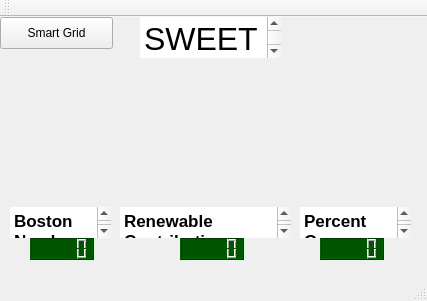
<?xml version="1.0" encoding="UTF-8"?>
<ui version="4.0">
 <class>MainWindow</class>
 <widget class="QMainWindow" name="MainWindow">
  <property name="geometry">
   <rect>
    <x>0</x>
    <y>0</y>
    <width>427</width>
    <height>301</height>
   </rect>
  </property>
  <property name="windowTitle">
   <string>MainWindow</string>
  </property>
  <widget class="QWidget" name="centralWidget">
   <widget class="QPushButton" name="SmartGridButton">
    <property name="geometry">
     <rect>
      <x>0</x>
      <y>0</y>
      <width>113</width>
      <height>32</height>
     </rect>
    </property>
    <property name="text">
     <string>Smart Grid</string>
    </property>
   </widget>
   <widget class="QWidget" name="widget" native="true">
    <property name="geometry">
     <rect>
      <x>100</x>
      <y>240</y>
      <width>120</width>
      <height>80</height>
     </rect>
    </property>
   </widget>
   <widget class="QLabel" name="BostonSkyline">
    <property name="geometry">
     <rect>
      <x>10</x>
      <y>70</y>
      <width>141</width>
      <height>91</height>
     </rect>
    </property>
    <property name="text">
     <string/>
    </property>
    <property name="pixmap">
     <pixmap>graphics/BostonSkyline.png</pixmap>
    </property>
    <property name="scaledContents">
     <bool>true</bool>
    </property>
   </widget>
   <widget class="QLabel" name="RenewableContribution">
    <property name="geometry">
     <rect>
      <x>150</x>
      <y>50</y>
      <width>141</width>
      <height>131</height>
     </rect>
    </property>
    <property name="text">
     <string/>
    </property>
    <property name="pixmap">
     <pixmap>graphics/RenewableContribution.png</pixmap>
    </property>
    <property name="scaledContents">
     <bool>true</bool>
    </property>
   </widget>
   <widget class="QLabel" name="PercentGreen">
    <property name="geometry">
     <rect>
      <x>300</x>
      <y>30</y>
      <width>111</width>
      <height>141</height>
     </rect>
    </property>
    <property name="text">
     <string/>
    </property>
    <property name="pixmap">
     <pixmap>graphics/100percent.png</pixmap>
    </property>
    <property name="scaledContents">
     <bool>true</bool>
    </property>
   </widget>
   <widget class="QLCDNumber" name="lcdBostonNeed">
    <property name="geometry">
     <rect>
      <x>30</x>
      <y>220</y>
      <width>64</width>
      <height>23</height>
     </rect>
    </property>
    <property name="styleSheet">
     <string notr="true">QLCDNumber{
    color: rgb(255, 89, 242);    
    background-color: rgb(0, 85, 0);
}</string>
    </property>
   </widget>
   <widget class="QLCDNumber" name="lcdRenewable">
    <property name="geometry">
     <rect>
      <x>180</x>
      <y>220</y>
      <width>64</width>
      <height>23</height>
     </rect>
    </property>
    <property name="styleSheet">
     <string notr="true">QLCDNumber{
    color: rgb(255, 89, 242);    
    background-color: rgb(0, 85, 0);
}</string>
    </property>
   </widget>
   <widget class="QLCDNumber" name="lcdPercentGreen">
    <property name="geometry">
     <rect>
      <x>320</x>
      <y>220</y>
      <width>64</width>
      <height>23</height>
     </rect>
    </property>
    <property name="styleSheet">
     <string notr="true">QLCDNumber{
    color: rgb(255, 89, 242);    
    background-color: rgb(0, 85, 0);
}</string>
    </property>
   </widget>
   <widget class="QTextBrowser" name="textBrowser">
    <property name="geometry">
     <rect>
      <x>10</x>
      <y>190</y>
      <width>101</width>
      <height>31</height>
     </rect>
    </property>
    <property name="frameShape">
     <enum>QFrame::NoFrame</enum>
    </property>
    <property name="frameShadow">
     <enum>QFrame::Sunken</enum>
    </property>
    <property name="html">
     <string>&lt;!DOCTYPE HTML PUBLIC &quot;-//W3C//DTD HTML 4.0//EN&quot; &quot;http://www.w3.org/TR/REC-html40/strict.dtd&quot;&gt;
&lt;html&gt;&lt;head&gt;&lt;meta name=&quot;qrichtext&quot; content=&quot;1&quot; /&gt;&lt;style type=&quot;text/css&quot;&gt;
p, li { white-space: pre-wrap; }
&lt;/style&gt;&lt;/head&gt;&lt;body style=&quot; font-family:'.SF NS Text'; font-size:13pt; font-weight:400; font-style:normal;&quot;&gt;
&lt;p style=&quot; margin-top:0px; margin-bottom:0px; margin-left:0px; margin-right:0px; -qt-block-indent:0; text-indent:0px;&quot;&gt;&lt;span style=&quot; font-weight:600;&quot;&gt;Boston Need:&lt;/span&gt;&lt;/p&gt;&lt;/body&gt;&lt;/html&gt;</string>
    </property>
   </widget>
   <widget class="QTextBrowser" name="textBrowser_2">
    <property name="geometry">
     <rect>
      <x>120</x>
      <y>190</y>
      <width>171</width>
      <height>31</height>
     </rect>
    </property>
    <property name="frameShape">
     <enum>QFrame::NoFrame</enum>
    </property>
    <property name="html">
     <string>&lt;!DOCTYPE HTML PUBLIC &quot;-//W3C//DTD HTML 4.0//EN&quot; &quot;http://www.w3.org/TR/REC-html40/strict.dtd&quot;&gt;
&lt;html&gt;&lt;head&gt;&lt;meta name=&quot;qrichtext&quot; content=&quot;1&quot; /&gt;&lt;style type=&quot;text/css&quot;&gt;
p, li { white-space: pre-wrap; }
&lt;/style&gt;&lt;/head&gt;&lt;body style=&quot; font-family:'.SF NS Text'; font-size:13pt; font-weight:400; font-style:normal;&quot;&gt;
&lt;p style=&quot; margin-top:0px; margin-bottom:0px; margin-left:0px; margin-right:0px; -qt-block-indent:0; text-indent:0px;&quot;&gt;&lt;span style=&quot; font-weight:600;&quot;&gt;Renewable Contribution:&lt;/span&gt;&lt;/p&gt;&lt;/body&gt;&lt;/html&gt;</string>
    </property>
   </widget>
   <widget class="QTextBrowser" name="textBrowser_3">
    <property name="geometry">
     <rect>
      <x>300</x>
      <y>190</y>
      <width>111</width>
      <height>31</height>
     </rect>
    </property>
    <property name="frameShape">
     <enum>QFrame::NoFrame</enum>
    </property>
    <property name="html">
     <string>&lt;!DOCTYPE HTML PUBLIC &quot;-//W3C//DTD HTML 4.0//EN&quot; &quot;http://www.w3.org/TR/REC-html40/strict.dtd&quot;&gt;
&lt;html&gt;&lt;head&gt;&lt;meta name=&quot;qrichtext&quot; content=&quot;1&quot; /&gt;&lt;style type=&quot;text/css&quot;&gt;
p, li { white-space: pre-wrap; }
&lt;/style&gt;&lt;/head&gt;&lt;body style=&quot; font-family:'.SF NS Text'; font-size:13pt; font-weight:400; font-style:normal;&quot;&gt;
&lt;p style=&quot; margin-top:0px; margin-bottom:0px; margin-left:0px; margin-right:0px; -qt-block-indent:0; text-indent:0px;&quot;&gt;&lt;span style=&quot; font-weight:600;&quot;&gt;Percent Green:&lt;/span&gt;&lt;/p&gt;&lt;/body&gt;&lt;/html&gt;</string>
    </property>
   </widget>
   <widget class="QTextBrowser" name="textBrowser_4">
    <property name="geometry">
     <rect>
      <x>140</x>
      <y>0</y>
      <width>141</width>
      <height>41</height>
     </rect>
    </property>
    <property name="frameShape">
     <enum>QFrame::NoFrame</enum>
    </property>
    <property name="html">
     <string>&lt;!DOCTYPE HTML PUBLIC &quot;-//W3C//DTD HTML 4.0//EN&quot; &quot;http://www.w3.org/TR/REC-html40/strict.dtd&quot;&gt;
&lt;html&gt;&lt;head&gt;&lt;meta name=&quot;qrichtext&quot; content=&quot;1&quot; /&gt;&lt;style type=&quot;text/css&quot;&gt;
p, li { white-space: pre-wrap; }
&lt;/style&gt;&lt;/head&gt;&lt;body style=&quot; font-family:'.SF NS Text'; font-size:13pt; font-weight:400; font-style:normal;&quot;&gt;
&lt;p style=&quot; margin-top:0px; margin-bottom:0px; margin-left:0px; margin-right:0px; -qt-block-indent:0; text-indent:0px;&quot;&gt;&lt;span style=&quot; font-size:24pt;&quot;&gt;SWEET City&lt;/span&gt;&lt;/p&gt;&lt;/body&gt;&lt;/html&gt;</string>
    </property>
   </widget>
  </widget>
  <widget class="QMenuBar" name="menuBar">
   <property name="geometry">
    <rect>
     <x>0</x>
     <y>0</y>
     <width>427</width>
     <height>22</height>
    </rect>
   </property>
  </widget>
  <widget class="QToolBar" name="mainToolBar">
   <attribute name="toolBarArea">
    <enum>TopToolBarArea</enum>
   </attribute>
   <attribute name="toolBarBreak">
    <bool>false</bool>
   </attribute>
  </widget>
  <widget class="QStatusBar" name="statusBar"/>
 </widget>
 <layoutdefault spacing="6" margin="11"/>
 <resources/>
 <connections/>
</ui>
